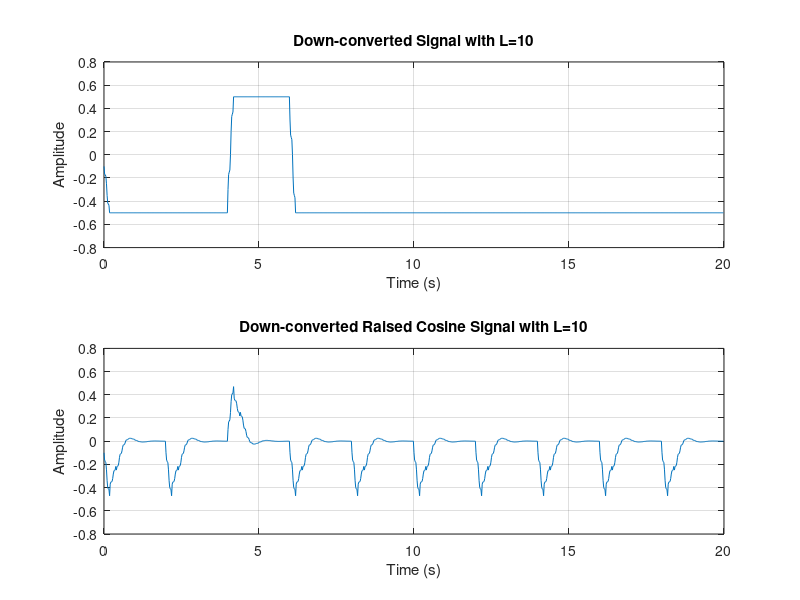
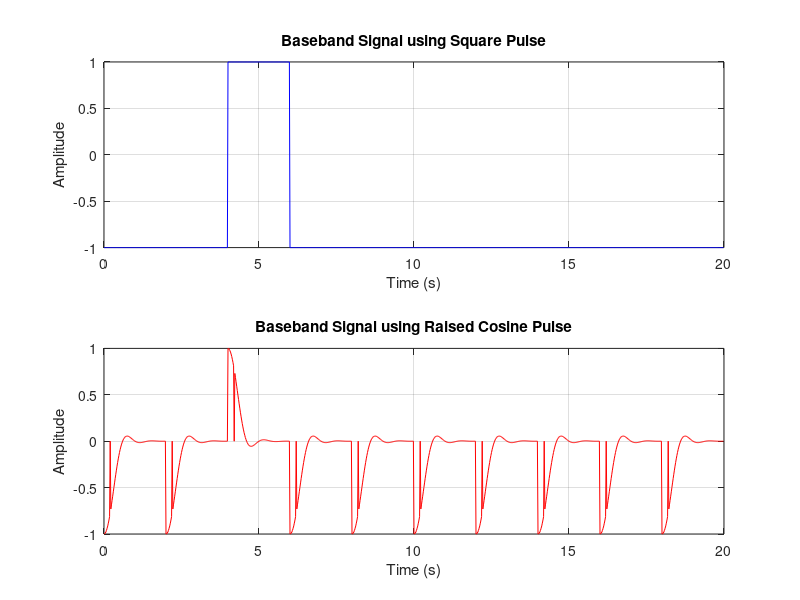
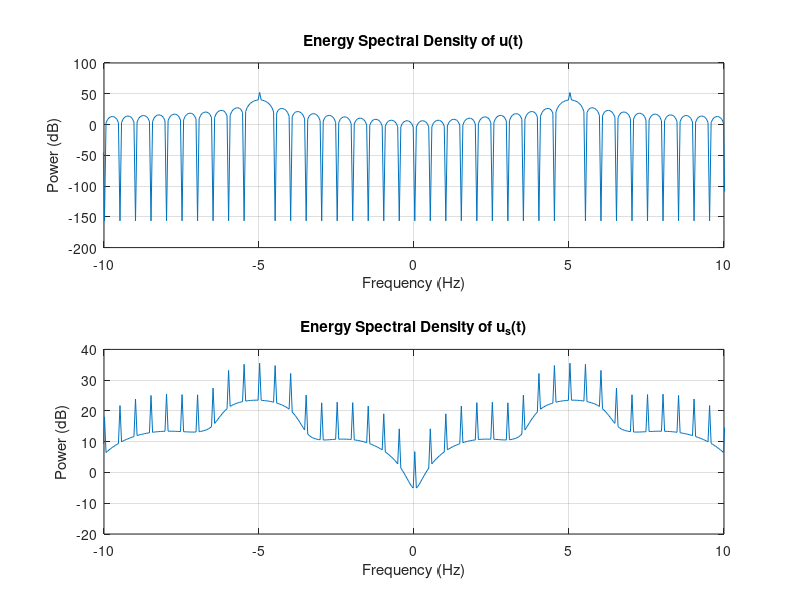
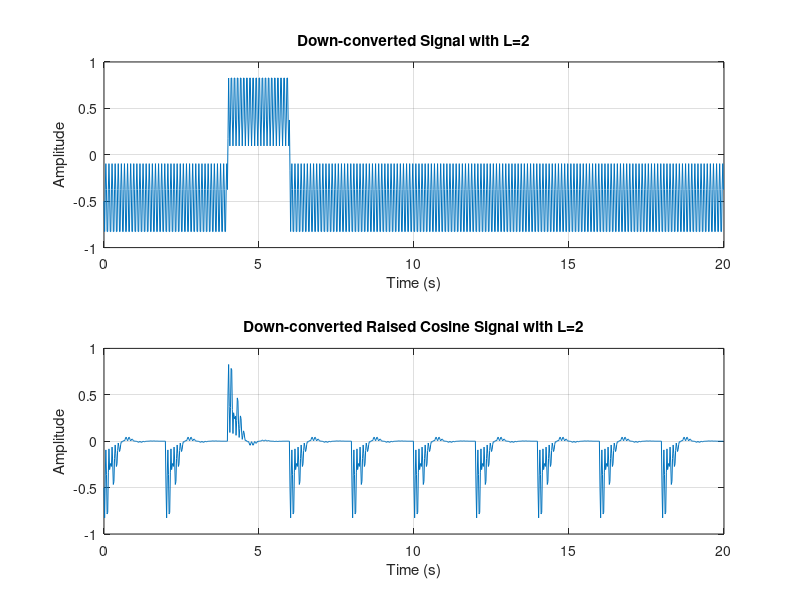

Recreate these plots in MATLAB, in order. (Note: this script raises an error after producing the figures.)
% Homework 3 Spring 2025 - MATLAB Implementation
% Author: Your Name
% Date: Today's Date
% Description: Implements baseband modulation using square and raised cosine pulses,
% up-conversion, spectral analysis, down-conversion, and bit detection.

clear; clc; close all;

%% 1. Set Random Seed and Generate Bit Sequence
RUID = 208001821; % Replace with your RUID
rng(RUID);
bb = randi([0, 1], 1, 1000); % Generate 1000 random bits

%% 2. Generate Baseband Signals
T = 2;        % Bit duration in seconds
A = 1;        % Amplitude
Ts = 0.02;    % Sampling interval
fs = 1/Ts;    % Sampling frequency

t = 0:Ts:T-Ts; % Time vector for one bit duration

% Define square pulse p(t)
p_t = A * ones(size(t));

% Define raised cosine pulse p_s(t)
r = 5; % Roll-off factor
p_s_t = sinc(t/T) .* cos(pi*r*t/T) ./ (1 - (2*r*t/T).^2);
p_s_t(abs(2*r*t/T) == 1) = 0; % Prevent division errors
p_s_t = p_s_t / max(abs(p_s_t)); % Normalize to prevent zeroing out


% Generate s(t) and s_s(t)
s = [];
s_s = [];
for i = 1:10 % Generate signal for first 10 bits
    if bb(i) == 1
        s = [s p_t]; % Transmit p(t)
        s_s = [s_s p_s_t]; % Transmit p_s(t)
    else
        s = [s -p_t]; % Transmit -p(t)
        s_s = [s_s -p_s_t]; % Transmit -p_s(t)
    end
end

% Time vector for first 10 bits
t_full = 0:Ts:(10*T-Ts);

% Plot baseband signals
figure;
subplot(2,1,1);
plot(t_full, s, 'b');
title('Baseband Signal using Square Pulse');
xlabel('Time (s)');
ylabel('Amplitude');
grid on;

subplot(2,1,2);
plot(t_full, s_s, 'r');
title('Baseband Signal using Raised Cosine Pulse');
xlabel('Time (s)');
ylabel('Amplitude');
grid on;

%% 3. Up-conversion
fc = 5; % Carrier frequency in Hz

% Perform up-conversion
u = s .* cos(2*pi*fc*t_full);
u_s = s_s .* cos(2*pi*fc*t_full);

% Debugging: Check if u and u_s are nonzero
disp('First few values of u_s(t) before FFT:');
disp(u_s(1:10));

% Normalize u_s to avoid very small values
if max(abs(u_s)) > 0
    u_s = u_s / max(abs(u_s));
else
    warning('u_s(t) is all zeros. Check baseband signal generation.');
end

% Compute FFT
U = fftshift(abs(fft(u)));
U_s = fftshift(abs(fft(u_s)));

f = linspace(-fs/2, fs/2, length(U));

% Plot Energy Spectral Density (ESD)
figure;
subplot(2,1,1);
plot(f, 10*log10(U.^2 + eps)); % Add eps to avoid log(0)
title('Energy Spectral Density of u(t)');
xlabel('Frequency (Hz)');
ylabel('Power (dB)');
grid on;
xlim([-fc-5 fc+5]); % Focus on carrier region

subplot(2,1,2);
plot(f, 10*log10(U_s.^2 + eps)); % Fix empty plot issue
title('Energy Spectral Density of u_s(t)');
xlabel('Frequency (Hz)');
ylabel('Power (dB)');
grid on;
xlim([-fc-5 fc+5]); % Focus on carrier region



%% 4. Down-conversion and Filtering
% Multiply by cos(2*pi*fc*t) to down-convert
d = u .* cos(2*pi*fc*t_full);
d_s = u_s .* cos(2*pi*fc*t_full);

% Design LPF - Moving Average Filter
L1 = 2; % Filter length for case (a)
L2 = 10; % Filter length for case (b)

h1 = ones(1, L1) / L1; % Simple moving average filter
h2 = ones(1, L2) / L2; % Wider moving average filter

d_f1 = filter(h1, 1, d);
d_s_f1 = filter(h1, 1, d_s);

d_f2 = filter(h2, 1, d);
d_s_f2 = filter(h2, 1, d_s);

% Plot down-converted signals
figure;
subplot(2,1,1);
plot(t_full, d_f1);
title('Down-converted Signal with L=2');
xlabel('Time (s)');
ylabel('Amplitude');
grid on;

subplot(2,1,2);
plot(t_full, d_s_f1);
title('Down-converted Raised Cosine Signal with L=2');
xlabel('Time (s)');
ylabel('Amplitude');
grid on;

figure;
subplot(2,1,1);
plot(t_full, d_f2);
title('Down-converted Signal with L=10');
xlabel('Time (s)');
ylabel('Amplitude');
grid on;

subplot(2,1,2);
plot(t_full, d_s_f2);
title('Down-converted Raised Cosine Signal with L=10');
xlabel('Time (s)');
ylabel('Amplitude');
grid on;

%% 5. Detection and Decoding
% Correct sampling indices (mid-bit sampling)
num_bits = 10;
mid_sample_indices = round((T/2: T : num_bits * T) / Ts);

% Ensure indices are within range
mid_sample_indices = mid_sample_indices(mid_sample_indices <= length(d_f1));

% Simple threshold detection
decoded_bits_L2 = d_f1(mid_sample_indices) > 0; % Using L=2 filter
decoded_bits_L10 = d_f2(mid_sample_indices) > 0; % Using L=10 filter

% Compute bit errors
bit_errors_L2 = sum(decoded_bits_L2 ~= bb(1:length(decoded_bits_L2)));
bit_errors_L10 = sum(decoded_bits_L10 ~= bb(1:length(decoded_bits_L10)));

% Display Results
disp('Decoded Bits with L=2: ');
disp(decoded_bits_L2);
disp(['Number of Bit Errors with L=2: ', num2str(bit_errors_L2)]);

disp('Decoded Bits with L=10: ');
disp(decoded_bits_L10);
disp(['Number of Bit Errors with L=10: ', num2str(bit_errors_L10)]);

%% 6. Draw Block Diagram (Manually in the Report)
% The block diagram should show:
% - Random Bit Generator
% - Baseband Modulation (Square & Raised Cosine)
% - Up-conversion (Multiplication with Cosine)
% - FFT for Spectral Analysis
% - Down-conversion (Multiplication with Cosine)
% - Filtering using LPF
% - Threshold Detector for Bit Recovery

%% 7. Save Figures for Report Submission
saveas(gcf, 'down_converted_signals.png');

% Create a table with bit errors
bit_error_table = table(["L=2"; "L=10"], [bit_errors_L2; bit_errors_L10], ...
    'VariableNames', {'Filter_Length', 'Bit_Errors'});

disp('Bit Error Table:');
disp(bit_error_table);

%% Save Reportn
writetable(bit_error_table, 'bit_error_report.csv');

disp('Homework 3 completed. Check the generated plots and bit error report.');
